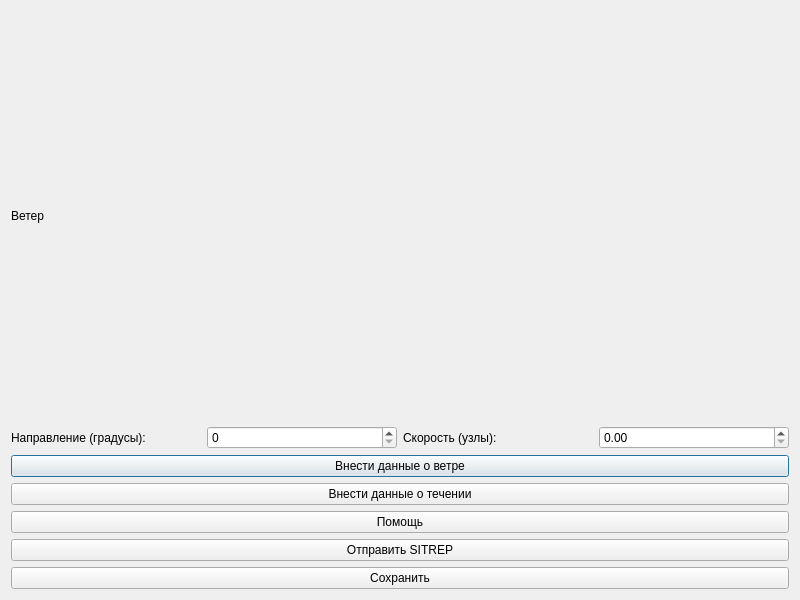
<ui version="4.0">
 <class>OperationEditDialog</class>
 <widget class="QDialog" name="OperationEditDialog">
  <property name="geometry">
   <rect>
    <x>0</x>
    <y>0</y>
    <width>800</width>
    <height>600</height>
   </rect>
  </property>
  <property name="windowTitle">
   <string>Редактирование информации об операции</string>
  </property>
  <layout class="QVBoxLayout" name="verticalLayout">
   <item>
    <widget class="QLabel" name="label_wind">
     <property name="text">
      <string>Ветер</string>
     </property>
    </widget>
   </item>
   <item>
    <layout class="QHBoxLayout" name="hbox_wind">
     <item>
      <widget class="QLabel" name="label_wind_dir">
       <property name="text">
        <string>Направление (градусы):</string>
       </property>
      </widget>
     </item>
     <item>
      <widget class="QSpinBox" name="spin_wind_dir"/>
     </item>
     <item>
      <widget class="QLabel" name="label_wind_speed">
       <property name="text">
        <string>Скорость (узлы):</string>
       </property>
      </widget>
     </item>
     <item>
      <widget class="QDoubleSpinBox" name="spin_wind_speed"/>
     </item>
    </layout>
   </item>
   <!-- Добавьте все поля аналогично (QDateTimeEdit для актуально с/по, QTable -->
   <item>
    <widget class="QPushButton" name="btn_enter_wind">
     <property name="text">
      <string>Внести данные о ветре</string>
     </property>
    </widget>
   </item>
   <item>
    <widget class="QPushButton" name="btn_enter_current">
     <property name="text">
      <string>Внести данные о течении</string>
     </property>
    </widget>
   </item>
   <item>
    <widget class="QPushButton" name="btn_help">
     <property name="text">
      <string>Помощь</string>
     </property>
    </widget>
   </item>
   <item>
    <widget class="QPushButton" name="btn_send_sitrep">
     <property name="text">
      <string>Отправить SITREP</string>
     </property>
    </widget>
   </item>
   <item>
    <widget class="QPushButton" name="btn_save">
     <property name="text">
      <string>Сохранить</string>
     </property>
    </widget>
   </item>
  </layout>
 </widget>
 <resources/>
 <connections/>
</ui>
